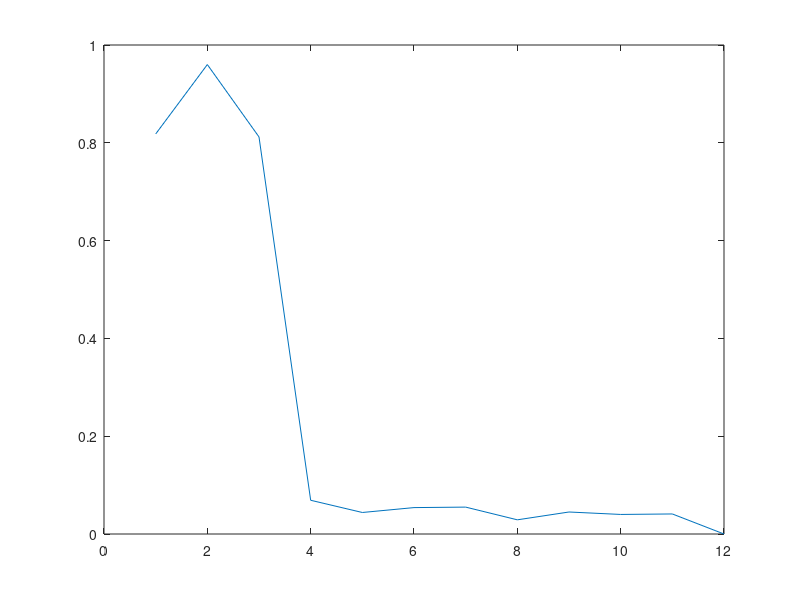

MATLAB code to generate this figure:

    clear all
    %Model Parameters
    phi_p = 0.1;
    phi_g=0.3;
    phi_l=0.35;
    gamma=0.97;% rate of change of primacy gradient across groups
    sigma_gp=0.02;%
    sigma_L=0.02;
    sigma_v=0.005;
    rho=0.3;
    theta=0.003;
    eta_NC=0.15;% learning rate for assoication between context and group
    eta_O=0.6; % output interference

    % experimental details
    nTrials=1000;
    listlength=12;
    possGroupSize=1:5;

    v=zeros(nTrials, listlength); % this can be easily pre-allocated, so should be
    recalled_item=zeros(nTrials,listlength);

    N_O=0; % counter for non recalled items

    for t=1:nTrials

        r=zeros(1,listlength);

        % Here is what happens in model
        % We generated a longish vector of group sizes, then find first
        % group that takes us beyond list length. We truncate that group
        % and use only the groups we need

        groupSize=randsample(possGroupSize,listlength,true);% random

        % or constant within list, but varies across lists
        %groupSize=repmat(randsample(possGroupSize,1,true),1,listlength);

        cumulz = cumsum(groupSize);
        numGroups = find(cumulz>=listlength, 1, 'first'); % finds first instance
        groupSize(numGroups) = listlength-cumulz(numGroups-1);
        groupSize = groupSize(1:numGroups);

        lContext = ones(1,numGroups);     % control element for list context (each group has a list context)
        List_cue=1; % only have one list at the moment 

        % make group markers
        gContext = [];
        pContext = [];
        absP = [];
        % set control elements

        for gz=1:length(groupSize)
            gContext = [gContext repmat(gz,1,groupSize(gz))];
            pContext = [pContext linspace(0,1,groupSize(gz))];
            absP = [absP 1:groupSize(gz)];
        end

        % cue for list and group and obtain group context
        Group_cue=1; % Current group
        get_group_info=1;
        % make x attempts at recall
            out_int=zeros(1,length(groupSize));
    out_int=[];

        for outpos=1:3

            if get_group_info      
            % list cue and group cue to context
            eta_LC=1+randn(1,numGroups)*sigma_L; % Eq A3
            C_LC=eta_LC.*phi_l.^abs(List_cue-lContext); %Eq A7 - control element for list
            C_NC=zeros(1,numGroups); % control element for group cue
            C_NC(Group_cue)=eta_NC;
            % output interference
            if out_int
            C_NC(out_int)=eta_O;
            end

            %cue to a particular group
            C=C_NC+C_LC; % list and group control elements added
            [max_value,Current_Group]=max(C); % select most activated
            %C(Current_Group)=1; % set control element for most activared to 1


            if groupSize(Current_Group)>1
                Current_pContext = linspace(0,1,groupSize(Current_Group));
                else
                    Current_pContext=0;
                end



            withinPos=1; % set the within group maker to 1 for new group

            P_CG=1; % assume no effect of time
            get_group_info=0; % context and Current_Group remain the same


            out_int(Current_Group)=Current_Group;

            end



            eta_gv=gamma.^(absP-1)+randn(1,listlength)*sigma_gp; %Eq A10
            v_GV = P_CG*eta_gv.*phi_g.^abs(Current_Group-gContext); %Eq A11
            v_PV = phi_p.^abs(Current_pContext(withinPos)-pContext); %Eq A14

            % implemented primacy gradient
            v_PV=eta_gv.*v_PV;

            % sum group and item vectors to get activation of each item
            t_v = rho*v_GV + (1-rho)*v_PV; % Eq A15
            v(t,:)=t_v;
            % noisy retrieval Eq A16
            noise=randn(1,listlength)*sigma_v;
            a=(t_v+noise).*(1-r);

            % activation of two highest items
            [max_value,max_idx] = max(a);
            a(max_idx) = NaN;
            second_max = max(a);
            a = max_value; % retruns max_value into a

            if (max_value-second_max)>theta
                recalled_item(t,outpos)=max_idx;
                r(max_idx)=1;            
            else
                recalled_item(t,outpos)=0;
            end      

            withinPos=withinPos+1;% now recall of next item of current group will be attempted
             % check if we have reached end of current group
            if  withinPos>groupSize(Current_Group)
                get_group_info=1;
                Group_cue=Group_cue+1; % assume next group is accessed - serial recall
            end
        end
    end

    for i=1:listlength;
        prop(i)=numel(find(recalled_item==i))/nTrials;
    end

    plot(1:i,prop)

    Av_v=mean(v);
    Av_a=mean(a);
